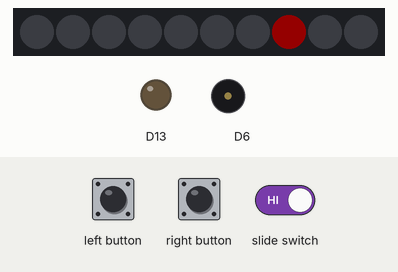
Recording of a sketch running on a simulated Adafruit Circuit Playground Express. Parts: 10 RGB LEDs in strip order, left to right, output pins drawn as LEDs (lit = HIGH), buzzer (waves = sounding). Inputs (shaded band) come from the test bench. Dim RGB values are drawn brighter than linear; random numbers use the default seed unless the sketch sets one.

Above: at 0.8 s.
2.4 s: left button pressed for 0.15 s
At 2.55 s:
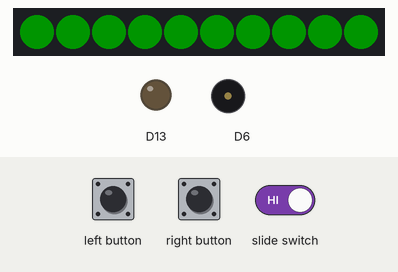
5.5 s: right button pressed for 3.2 s
At 9.11 s:
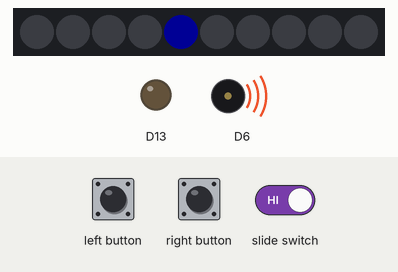
9.3 s: left button pressed for 3.2 s
At 13.3 s:
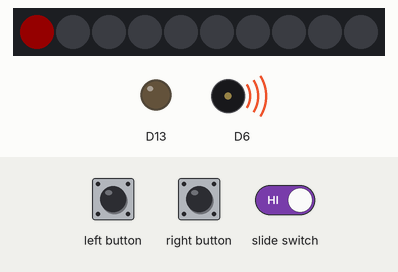
14.0 s: left button pressed for 1 s
At 14.15 s:
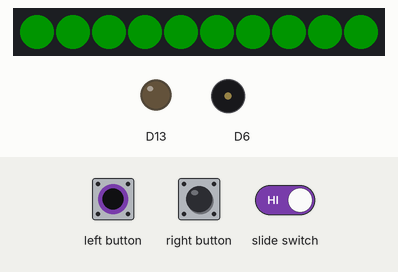
15.6 s: right button pressed for 0.15 s
At 17.3 s:
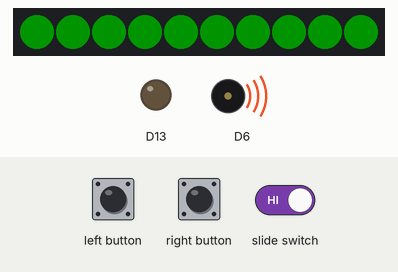
Timing chart, 0 to 19.7 s (numbered marks = the images above; inputs shaded):
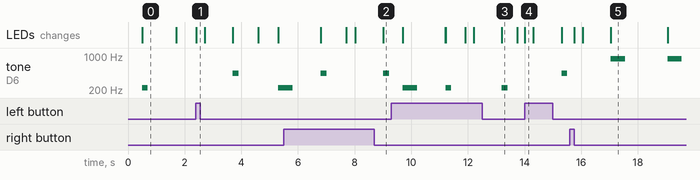

Measured:
- what the display in image 0 shows lasts 1.2 s, from 0.5 s to 1.7 s
- what the display in image 3 shows lasts 0.5 s, from 13.2 s to 13.7 s

The sketch:

sketch_jun9a.ino.ino
```cpp
#include <Adafruit_CircuitPlayground.h>


// global var
int score = 0;
unsigned long delayTime = 1000;
bool hardMode = false;
int targetLED;
bool showRed; // this for red and false for blue


void setup() {
  CircuitPlayground.begin();
  pinMode(7, INPUT_PULLUP); // switch

  // switch
  if (digitalRead(7) == LOW) {

    // right switch = hard mode
    hardMode = true;
    delayTime = 200; // 1.5x speed maybe 2x
  }

  flashStart();
}


// scoring
void loop() {
  while (score < 5) {
    playRound();

    if (checkButton()) {
      correctFeedback();
      score++;
      delayTime *= 0.7; // speed up
    } else {
      gameOver();
      return;
    }

    delay(1000);
  }


  youWin();
}


// start
void flashStart() {
  for (int i = 0; i < 10; i++) {
    CircuitPlayground.setPixelColor(i, 150, 150, 0); // yellow
  }
  delay(500);
  CircuitPlayground.clearPixels();
}


// main loop
void playRound() {
  targetLED = random(0, 10);
  showRed = random(0, 2);
  // randomly pick red or blue

  CircuitPlayground.clearPixels();
  if (showRed) {
    CircuitPlayground.setPixelColor(targetLED, 255, 0, 0); // red
    CircuitPlayground.playTone(220, 200);
  } else {
    CircuitPlayground.setPixelColor(targetLED, 0, 0, 255); // blue
    CircuitPlayground.playTone(440, 200);
  }
  delay(delayTime);
  CircuitPlayground.clearPixels();
}


// buttons
bool checkButton() {
  unsigned long start = millis();
  while (millis() - start < delayTime) {
    if (CircuitPlayground.leftButton()) {
      return showRed; // correct for red was shown
    }
    if (CircuitPlayground.rightButton()) {
      return !showRed; // correct for blue was shown
    }
  }
  return false;
}


// good feed back
void correctFeedback() {
  for (int i = 0; i < 10; i++) {
    CircuitPlayground.setPixelColor(i, 0, 255, 0); // green
  }
  delay(300);
  CircuitPlayground.clearPixels();
}


// game over = red all + sound
void gameOver() {
  for (int i = 0; i < 10; i++) {
    CircuitPlayground.setPixelColor(i, 255, 0, 0); // red
  }
  CircuitPlayground.playTone(220, 500);
  delay(1000);
  CircuitPlayground.clearPixels();
}


// win = green all + good sound
void youWin() {
  for (int i = 0; i < 10; i++) {
    CircuitPlayground.setPixelColor(i, 0, 255, 0); // green
  }
  CircuitPlayground.playTone(880, 500);
  delay(1500);
  CircuitPlayground.clearPixels();
}
```
